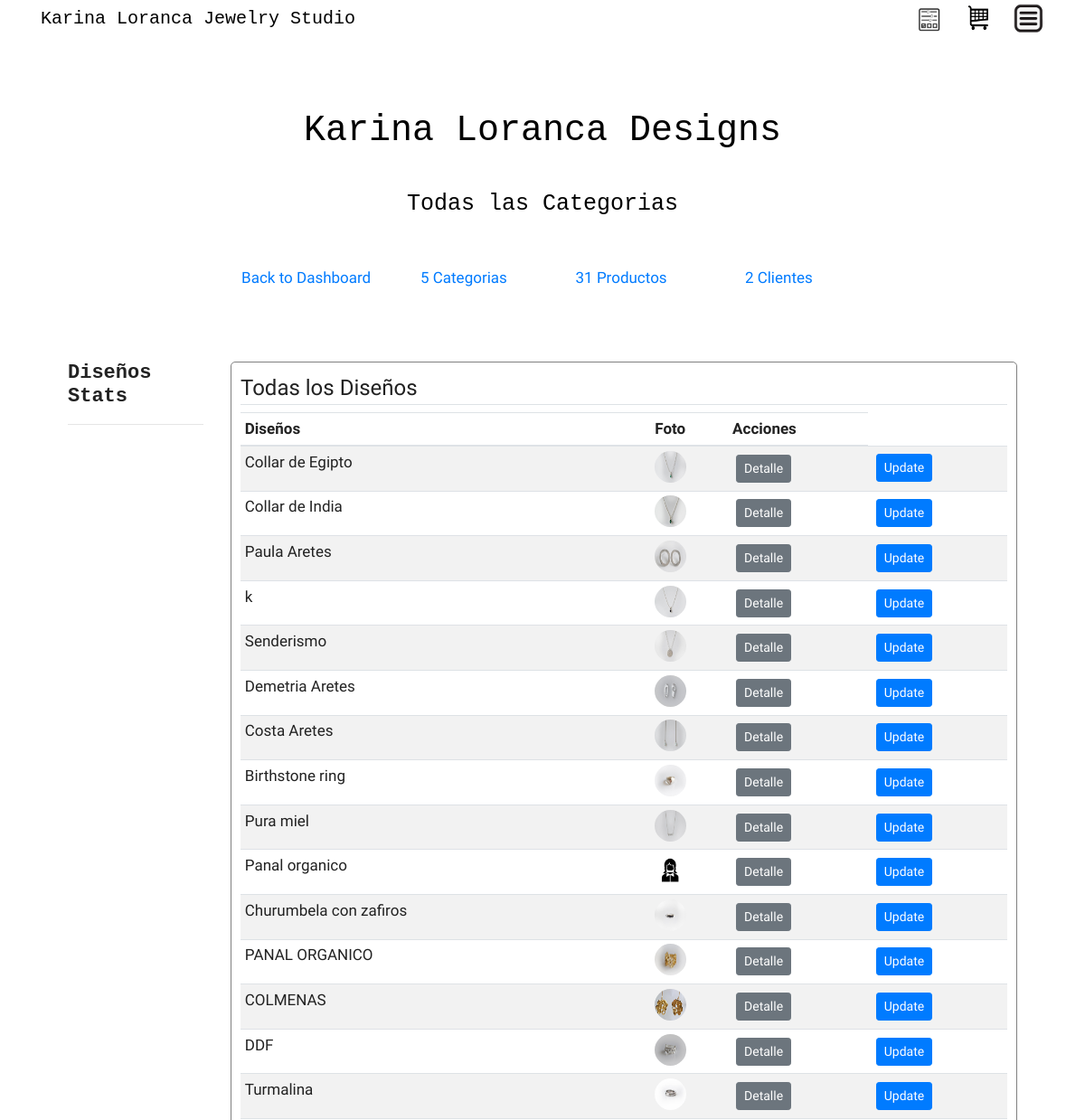
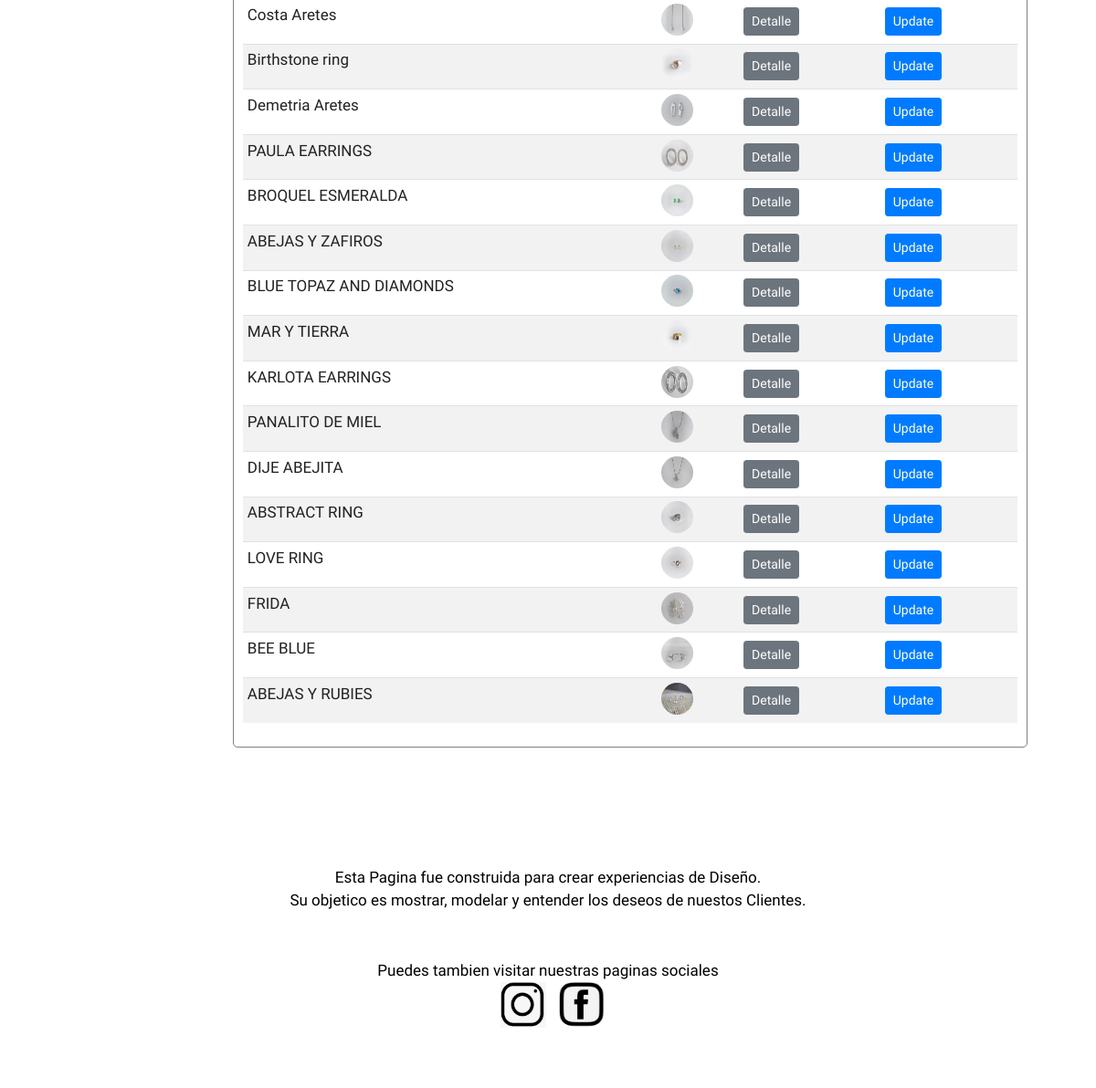
The page /products_table (signed in) on the database as committed earlier (2 pictures, top to bottom).
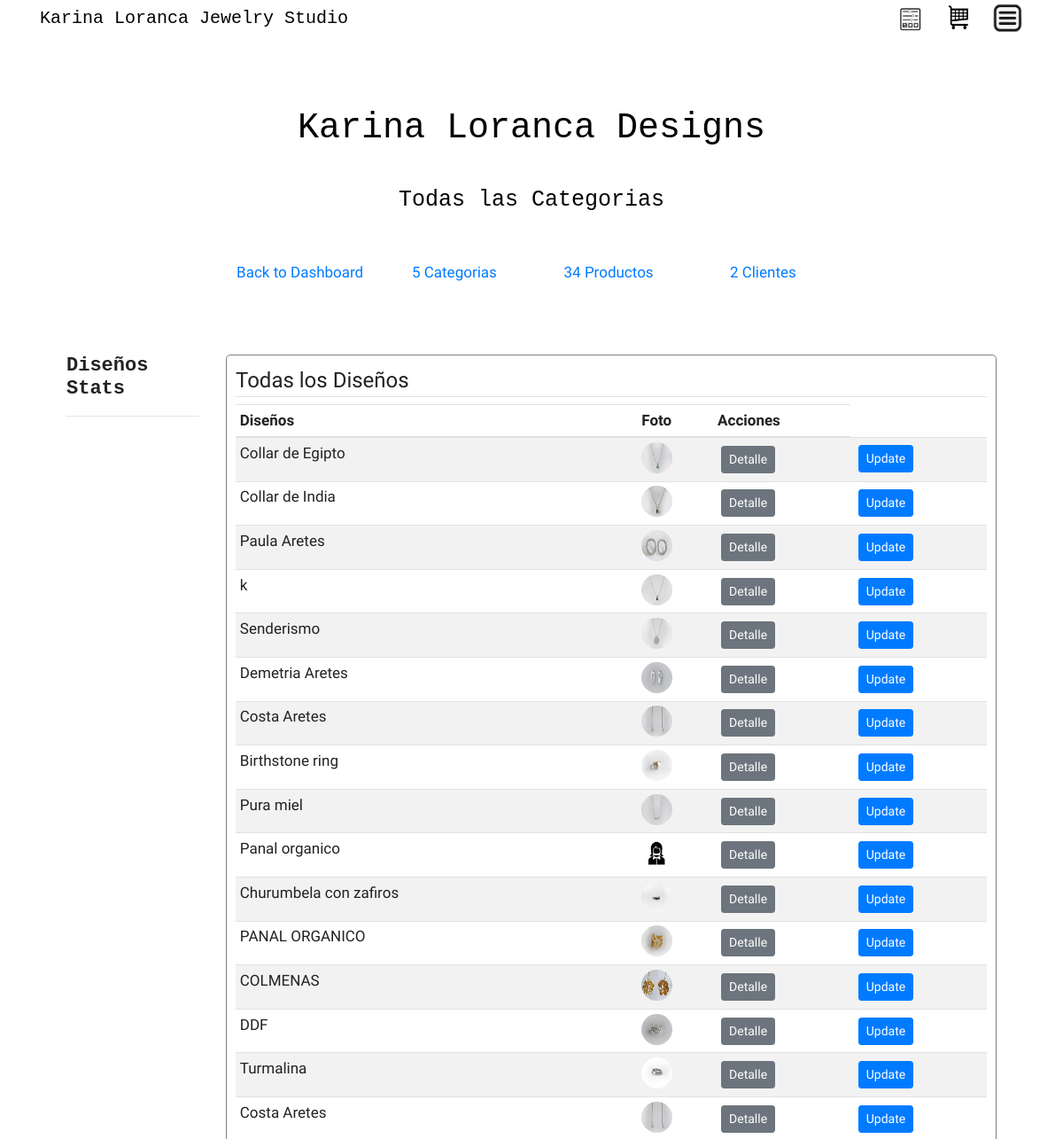
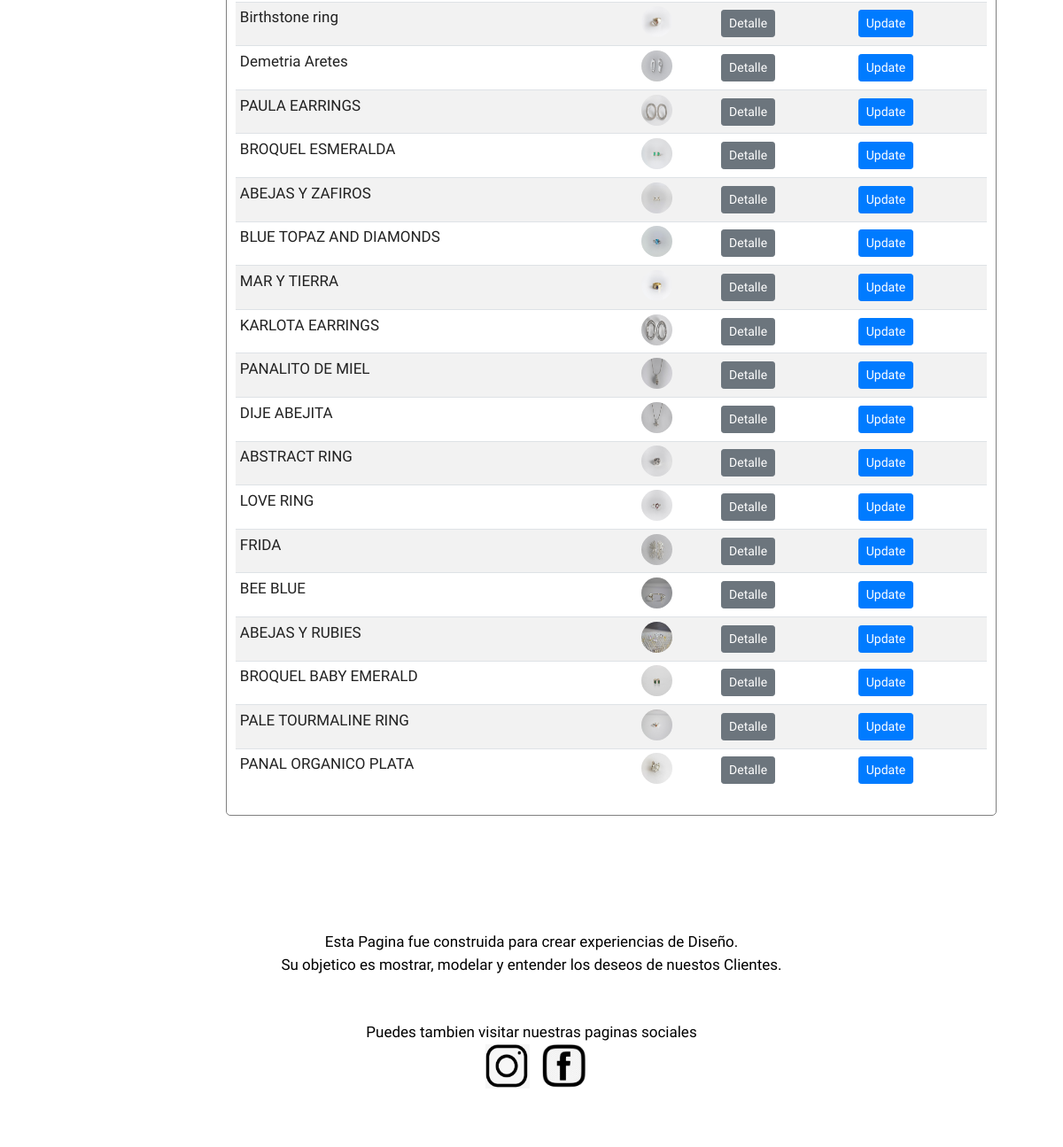
The same page on the database as committed later (2 pictures, top to bottom).
### kl_designs/models.py (models this page shows, shortened)
class Product(db.Model):
    __table_args__ = {'extend_existing': True}
    __searchable__ = ['name', 'desc']
    productid = db.Column(db.Integer, primary_key=True, autoincrement=True)
    product_name = db.Column(db.String(100), nullable=False)
    description = db.Column(db.String(100), nullable=False)
    price = db.Column(db.DECIMAL)
    image_file = db.Column(db.String(20), nullable=False, default='default.jpg')
    image_file_2 = db.Column(db.String(20), nullable=True, default='default.jpg')
    image_file_3 = db.Column(db.String(20), nullable=True, default='default.jpg')
    category_id = db.Column(db.Integer, db.ForeignKey('category.id'), nullable=True)
    item_id = db.Column(db.Integer, db.ForeignKey('item.itemid'), nullable=True)
    item = relationship("Item", back_populates="products")
    comments = db.relationship('Comments', backref='feedback', lazy=True)

### kl_designs/views/products/routes_products.py (the view)
@products.route("/products_table")
def table_products():
    products = Product.query.all()
    product_count = db.session.query(Product.productid).count()
    category_count = db.session.query(Category.id).count()
    user_count = db.session.query(User.id).count()
    return render_template('product/products_table.html',
                               products=products, category_count=category_count,
                               product_count=product_count, user_count=user_count)

### kl_designs/models.py (called while the page is built)
@login_manager.user_loader
def load_user(user_id):
    return User.query.get(int(user_id))

### kl_designs/templates/product/products_table.html (shortened to what this page needs)
{% extends 'main/layout.html' %}
{% block additional_css %}
<link rel="stylesheet" type="text/css" href="{{ url_for('static', filename='uxdes4.css') }}"/>
    <link rel="stylesheet" type="text/css" href="{{ url_for('static', filename='view_admin.css') }}"/>
{% endblock %}
{% block main_content %}
    <div class="container">
    {% if current_user.is_authenticated %}
    <div class="hero">
        <h1>Karina Loranca Designs</h1>
    <small>
      Todas las Categorias
    </small>
    </div>
    <div class="stats">
        <div class="stat"><a href="{{ url_for('admins.index') }}"> Back to Dashboard </a></div>
        <div class="stat">{% if category_count %}<a href="{{ url_for('categories.table_categories') }}"> {{ category_count }} Categorias </a> {% endif %}</div>
        <div class="stat"> {% if product_count %} <a href="{{ url_for('products.table_products') }}">{{ product_count }} Productos</a>  {% endif %}</div>
        <div class="stat"> {% if user_count %} <a href="{{ url_for('admins.user_stats') }}">{{ user_count }} Clientes</a>  {% endif %}</div>
    </div>
        <div class="row">
            <div class="col-md-2">
                <div class="actions">
                    <h2>Diseños Stats</h2>
                    <hr>
                </div>
            </div>
            <div class="col-md-10">
                <div class="content-section-admin-user">
                <legend class="border-bottom mb-2">Todas los Diseños</legend>
                    <div class="table-responsive">
                        <table class="table table-sm table-condensed table-striped" id="Cart">
                            <thead>
                            <tr>
                                <th scope="col">Diseños</th>
                                <th scope="col">Foto</th>
                                <th scope="col">Acciones</th>
                            </tr>
                            </thead>
                            <tbody>
                            {% for p in products %}
                                <td scope="col"> {{ p.product_name }}</td>
                                <td scope="col"><img class="category_table" src="{{ url_for('static', filename='photos/' + p.image_file) }}"></td>
                                <td scope="col"> <a class="btn btn-secondary btn-sm m-1" href="{{ url_for('products.product', productid=p.productid) }}">Detalle</a> </td>
                                <td scope="col"> <a class="btn btn-primary btn-sm m-1" href="{{ url_for('products.update_product', productid=p.productid) }}">Update</a> </td>
                            {% endfor %}
                            </tbody>
                        </table>
                    </div>
                </div>
            </div>
        </div>
    {% endif %}
    </div>
{% endblock main_content %}

Rows that differ between the two databases and show on the page:
changed Product "BEE BLUE": image_file: a different picture
added Product: product_name "BROQUEL BABY EMERALD", image_file (picture)
added Product: product_name "PALE TOURMALINE RING", image_file (picture)
added Product: product_name "PANAL ORGANICO PLATA", image_file (picture)
Other text that changed with them:
{{ product_count }}: "31" → "34"
